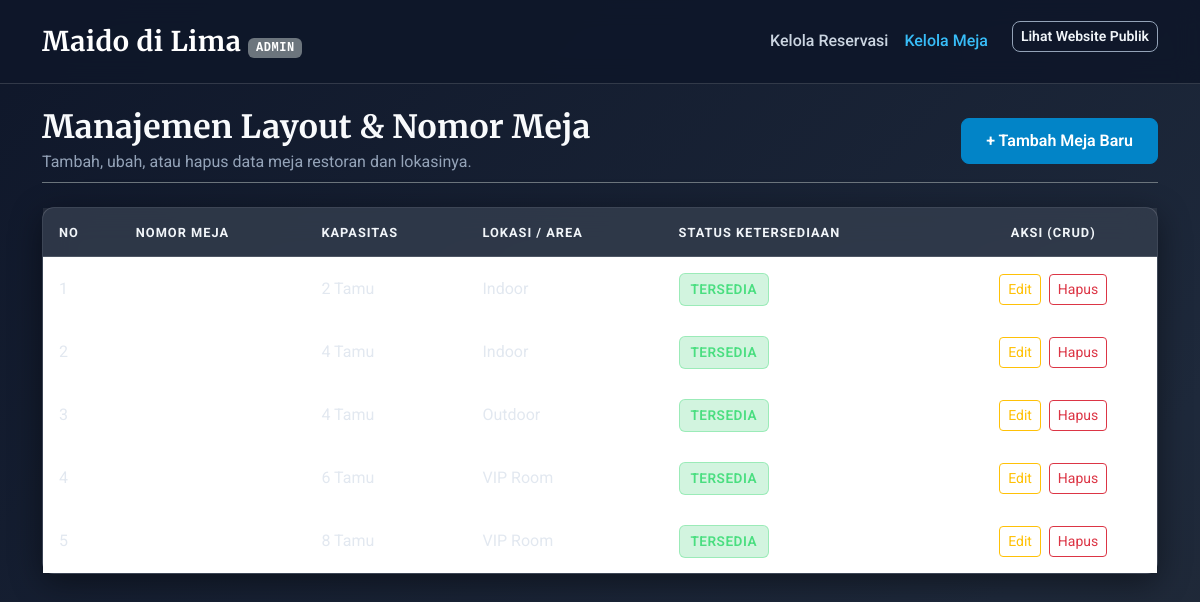
/admin/meja.php, run on the app's committed database.
### tables this page shows
CREATE TABLE `meja` (
  `id_meja` int(11) NOT NULL,
  `nomor_meja` varchar(10) NOT NULL,
  `kapasitas` int(11) NOT NULL,
  `lokasi` varchar(50) DEFAULT 'Indoor',
  `status` enum('Tersedia','Terisi','Maintenance') DEFAULT 'Tersedia'
);

### admin/meja.php (the view, shortened to what this page needs)
<?php
require_once __DIR__ . '/../config/kuis_db.php';
$stmt = $pdo->query("SELECT * FROM meja ORDER BY nomor_meja ASC");
$daftarMeja = $stmt->fetchAll();
?>
<!DOCTYPE html>
<html lang="id">
<head>
    <link href="https://cdn.jsdelivr.net/npm/bootstrap@5.3.2/dist/css/bootstrap.min.css" rel="stylesheet">
    <link href="../assets/css/style.css" rel="stylesheet">
</head>
<body>
    <nav class="navbar navbar-expand-lg navbar-custom sticky-top py-3">
        <div class="container">
            <a class="navbar-brand" href="index.php">Maido di Lima <span class="badge bg-secondary font-monospace" style="font-size: 0.75rem;">ADMIN</span></a>
            <div class="collapse navbar-collapse" id="adminNavbar">
                <ul class="navbar-nav ms-auto">
                    <li class="nav-item">
                        <a class="nav-link" href="index.php">Kelola Reservasi</a>
                    </li>
                    <li class="nav-item">
                        <a class="nav-link active" href="meja.php">Kelola Meja</a>
                    </li>
                    <li class="nav-item ms-lg-3">
                        <a href="../index.php" class="btn btn-outline-custom btn-sm">Lihat Website Publik</a>
                    </li>
                </ul>
            </div>
        </div>
    </nav>
    <div class="container py-4">
        <div class="d-flex flex-column flex-md-row justify-content-between align-items-md-center mb-4 pb-2 border-bottom border-secondary">
            <div>
                <h1 class="h2 fw-bold mb-1">Manajemen Layout & Nomor Meja</h1>
                <p class="text-muted-custom mb-0">Tambah, ubah, atau hapus data meja restoran dan lokasinya.</p>
            </div>
            <div class="mt-3 mt-md-0">
                <a href="tambah_meja.php" class="btn btn-primary-custom">
                    + Tambah Meja Baru
                </a>
            </div>
        </div>
        <div class="glass-card">
            <div class="table-responsive">
                <table class="table table-custom mb-0">
                    <thead>
                        <tr>
                            <th>No</th>
                            <th>Nomor Meja</th>
                            <th>Kapasitas</th>
                            <th>Lokasi / Area</th>
                            <th>Status Ketersediaan</th>
                            <th class="text-center">Aksi (CRUD)</th>
                        </tr>
                    </thead>
                    <tbody>
                        <?php if (count($daftarMeja) > 0): ?>
                            <?php $no = 1; foreach ($daftarMeja as $m): ?>
                                <?php
                                    $badgeClass = 'badge-tersedia';
                                ?>
                                <tr>
                                    <td><?= $no++ ?></td>
                                    <td><strong class="text-white h5 mb-0"><?= htmlspecialchars($m['nomor_meja']) ?></strong></td>
                                    <td><?= htmlspecialchars($m['kapasitas']) ?> Tamu</td>
                                    <td><?= htmlspecialchars($m['lokasi']) ?></td>
                                    <td>
                                        <span class="badge-status <?= $badgeClass ?>">
                                            <?= htmlspecialchars($m['status']) ?>
                                        </span>
                                    </td>
                                    <td class="text-center">
                                        <a href="edit_meja.php?id=<?= htmlspecialchars($m['id_meja']) ?>" class="btn btn-outline-warning btn-sm me-1">Edit</a>
                                        <form action="hapus_meja.php" method="POST" class="d-inline-block" onsubmit="return confirm('Apakah Anda yakin ingin menghapus Meja <?= htmlspecialchars($m['nomor_meja']) ?>? Semua data reservasi terkait juga akan terhapus!');">
                                            <button type="submit" class="btn btn-outline-danger btn-sm">Hapus</button>
                                        </form>
                                    </td>
                                </tr>
                            <?php endforeach; ?>
                        <?php endif; ?>
                    </tbody>
                </table>
            </div>
        </div>
    </div>
</body>
</html>

### assets/css/style.css (style rules this page uses)
:root { --font-heading: 'Merriweather', Georgia, serif; --font-body: 'Roboto', -apple-system, BlinkMacSystemFont, "Segoe UI", sans-serif; --color-dark-base: #0f172a; --color-accent: #38bdf8; --color-accent-hover: #0284c7; --glass-bg: rgba(15, 23, 42, 0.85); --glass-border: rgba(255, 255, 255, 0.15); --glass-card: rgba(30, 41, 59, 0.8); }
body { margin: 0; padding: 0; min-height: 100vh; font-family: var(--font-body); color: #f8fafc; background: linear-gradient(135deg, #0f172a, #1e293b, #262626, #1e1b4b, #0f172a, #172554); background-size: 400% 400%; animation: multiDirGradient 18s ease infinite; background-attachment: fixed; }
h1, h2, h3, h4, h5, h6, .brand-title, .section-heading, .card-header-title { font-family: var(--font-heading); letter-spacing: 0.3px; color: #ffffff; }
p, span, label, input, select, textarea, button, table, .btn, .nav-link, .badge { font-family: var(--font-body); }
.navbar-custom { background: rgba(15, 23, 42, 0.92); backdrop-filter: blur(12px); -webkit-backdrop-filter: blur(12px); border-bottom: 1px solid var(--glass-border); }
.navbar-custom .navbar-brand { font-family: var(--font-heading); font-size: 1.7rem; font-weight: 700; color: #ffffff; letter-spacing: 0.5px; }
.navbar-custom .nav-link { color: #cbd5e1; font-weight: 500; transition: color 0.2s ease; padding: 0.5rem 1rem; }
.navbar-custom .nav-link:hover, .navbar-custom .nav-link.active { color: #38bdf8; }
.glass-card { background: var(--glass-card); backdrop-filter: blur(16px); -webkit-backdrop-filter: blur(16px); border: 1px solid var(--glass-border); border-radius: 12px; box-shadow: 0 8px 32px 0 rgba(0, 0, 0, 0.45); color: #f8fafc; }
.btn-primary-custom { background-color: #0284c7; border-color: #0284c7; color: #ffffff; font-weight: 600; border-radius: 8px; padding: 0.6rem 1.5rem; transition: all 0.2s ease; }
.btn-outline-custom { background-color: transparent; border: 1px solid #94a3b8; color: #f1f5f9; font-weight: 600; border-radius: 8px; transition: all 0.2s ease; }
.badge-status { padding: 0.4em 0.8em; font-size: 0.85rem; font-weight: 600; border-radius: 6px; text-transform: uppercase; letter-spacing: 0.5px; display: inline-block; }
.badge-tersedia { background-color: rgba(34, 197, 94, 0.2); color: #4ade80; border: 1px solid rgba(74, 222, 128, 0.4); }
.table-custom { color: #f8fafc; border-color: rgba(255, 255, 255, 0.1); }
.table-custom th { background-color: rgba(255, 255, 255, 0.08); color: #f1f5f9; font-weight: 700; text-transform: uppercase; font-size: 0.8rem; letter-spacing: 1px; border-bottom: 2px solid rgba(255, 255, 255, 0.15); padding: 0.9rem 1rem; }
.table-custom td { padding: 0.9rem 1rem; vertical-align: middle; border-bottom: 1px solid rgba(255, 255, 255, 0.08); color: #e2e8f0; }
.text-muted-custom { color: #94a3b8 !important; }

### data on the page
meja: kapasitas "2", lokasi "Indoor", status "TERSEDIA"
meja: kapasitas "4", lokasi "Indoor", status "TERSEDIA"
meja: kapasitas "4", lokasi "Outdoor", status "TERSEDIA"
meja: kapasitas "6", lokasi "VIP Room", status "TERSEDIA"
meja: kapasitas "8", lokasi "VIP Room", status "TERSEDIA"
